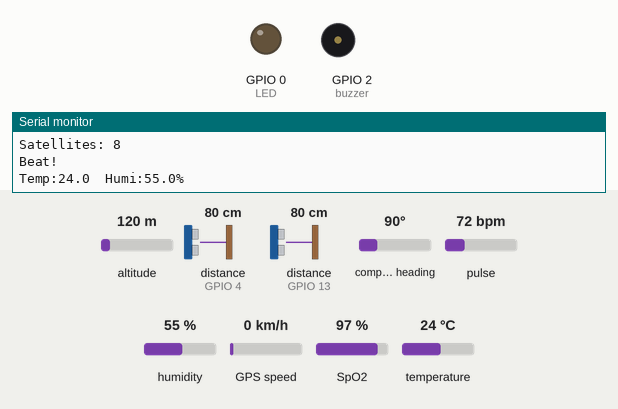
The sketch below on a simulated ESP32. Shown: output pins drawn as LEDs (lit = HIGH), buzzer (waves = sounding, pin HIGH), the last lines printed to the serial monitor. Wiring (inferred from the names in the program): 2 × ultrasonic range finder: trigger GPIO 5, echo GPIO 4 / trigger GPIO 15, echo GPIO 13. Inputs (shaded band) come from the test bench; at power-on: distance to the obstacle (sensors on GPIO 4, GPIO 13) 80 cm, altitude 120 m, compass heading 90°, pulse 72 bpm, humidity 55 %, GPS speed 0 km/h, SpO2 97 %, temperature 24 °C. The echo pulse lasts 58.3 µs per cm; WiFi joins after 1.5 s; servers stay silent unless stated; the GPS gets a fix after 3 s at 37.7749, -122.4194 with 8 satellites; pins used as bus, display or sensor lines are not drawn.

Above: at 8.4 s.
8.5 s: distance to the obstacle (sensor on GPIO 4) set to 34 cm
11.7 s: distance to the obstacle (sensor on GPIO 4) set to 28 cm
At 15.4 s:
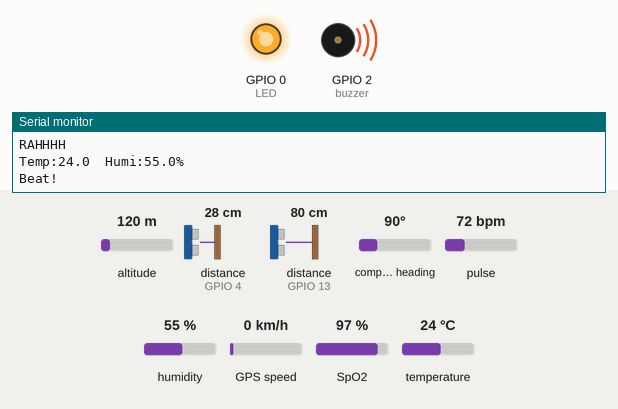
16.0 s: distance to the obstacle (sensor on GPIO 4) set to 120 cm
At 19.7 s:
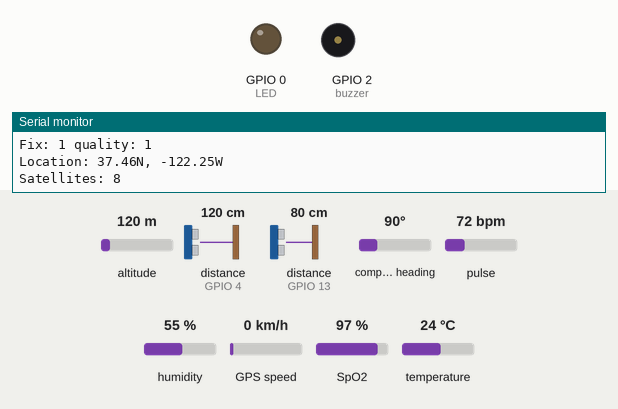
Timing chart, 0 to 21.2 s (numbered marks = the images above; inputs shaded):
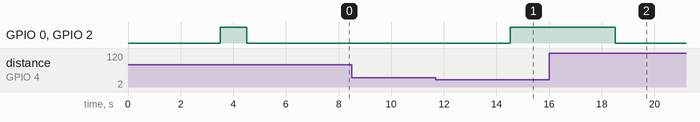

Measured:
- the behaviour switches between 31 and 30 cm on distance to the obstacle (sensor on GPIO 4) (found by bisection; images 0 and 1)
- after the input at 11.7 s, GPIO 0 (LED), GPIO 2 (buzzer): LOW → HIGH after 2.8 s
- after the input at 16.0 s, GPIO 0 (LED), GPIO 2 (buzzer): HIGH → LOW after 2.5 s

The sketch:

main.ino
```cpp
//PROGRAM TO TEST HEART RATE SENSOR AND ASYNCRONOUS DHT11


//libraries and header files needed
#include <WiFi.h>
#include "secrets.h"
#include "ThingSpeak.h" // always include thingspeak header file after other header files and custom macros
#include <WiFiClient.h>
#include <WebServer.h>
#include <ESPmDNS.h>

//asynchronous dht11
#include <Arduino.h>
#include "DHT_Async.h"
#define DHT_SENSOR_TYPE DHT_TYPE_11
static const int DHT_SENSOR_PIN = 18;
DHT_Async dht_sensor(DHT_SENSOR_PIN, DHT_SENSOR_TYPE);
float temperature;
float humidity;

//heart rate sensor
#include <Wire.h>
#include "MAX30100_PulseOximeter.h"
PulseOximeter pox;
float beat;


//gps files
#include <Adafruit_GPS.h>
#define GPSSerial Serial2
Adafruit_GPS GPS(&GPSSerial);
#define GPSECHO false


#define BAUDRATE 115200
#define REPORTING_PERIOD_MS 20000 //report to thingspeak every 20s
#define REPORTING_PERIOD_MS_THINGSPEAK 1000  // report to ThingSpeak every 20s

// Variables to store the duration and distance for ultrasonic sensors
long duration_1;
int distance_1; //for ultrasonic q

long duration_2;
int distance_2; //for ultrasonic 2

//variables to store dht11 readings
float temp;
float humi;

//variables for adding gps longitude and latitude to thingspeak
int lati_ts;
int longi_ts;

//for looping the main every 2 seconds
unsigned long previousMillis = 0; //execute the loop in void main only if the current time is - the last time readings were taken is greater than 2 seconds
const long interval = 1000; // Interval in milliseconds
uint32_t timer = millis();

//ssis and password for connecting esp32 to a network
const char* hs_ssid = "LaPhone"; //hot spot phone name
const char* hs_password = "password"; //hot spot phone password
char ssid[] = SECRET_SSID;   // your network SSID (name)
char pass[] = SECRET_PASS;   // your network password
int keyIndex = 0;            // your network key Index number (needed only for WEP)
WiFiClient  client;
WebServer server(80);


//needed for thingspeak
unsigned long myChannelNumber = SECRET_CH_ID;
const char * myWriteAPIKey = SECRET_WRITE_APIKEY;
uint32_t tsLastReport = 0; //4 byte unsigned int to time thingspeak 20s
uint32_t tsLastReportThingSpeak = 0;  //4 byte unsigned int to to time ThingSpeak 20s

//different header files relating to the different sections of my webpage
#include "about.h"
#include "demos.h"
#include "features.h"
#include "dht11.h"
#include "gps.h"

// Define the pins for the ultrasonic sensor
const int trigPin_1 = 15;
const int echoPin_1 = 13; //for ultrasonic 1, labeled with blue on board

const int trigPin_2 = 5;
const int echoPin_2 = 4; //for ultrasonic 2, labeled with red on board

const int buzzer = 2;
const int LED = 0;

//String myStatus;  //setting status on thingspeak(not used)

//Functions for passing dht11 readings into webpage using strings
/*
int getTemp() {//type int as i was practicing typecasting
  int temp_int = DHT.temperature;
  return temp_int;
}
String getHumi(){
  String humi_string = String(DHT.humidity);
  return humi_string;
}*/

//Making a tring out of longitude and latitude
String getLongi(){
  float longi_v1;// divide 100
  int longi_int;//takes out the integer
  float longi_dec;//takes out the decimal
  double longi_v2;//final longitude

  longi_v1 = GPS.longitude/100;
  longi_int = longi_v1;
  longi_dec = longi_v1 - longi_int;
  longi_dec = longi_dec/0.6;
  longi_v2 = longi_int + longi_dec;

  String longi = String(-longi_v2,2);
  return longi;
}

String getLati(){
  float lati_v1;// divide 100
  int lati_int;//takes out the integer
  float lati_dec;//takes out the decimal
  double lati_v2;//final latitude
  String lati;

  lati_v1 = GPS.latitude/100;
  lati_int = lati_v1;
  lati_dec = lati_v1 - lati_int;
  lati_dec = lati_dec/0.6;
  lati_v2 = lati_int + lati_dec;

  lati = String(lati_v2,2);
  return lati;
}

//String to get the Google maps location to a 5 metre tolerance,
//on the webpage we are able to click a link that takes us to the location on googlemaps
String getGoogle(){
  float lati_v1;// divide 100
  int lati_int;//takes out the integer
  float lati_dec;//takes out the decimal
  double lati_v2;//final latitude

  lati_v1 = GPS.latitude/100;
  lati_int = lati_v1;
  lati_dec = lati_v1 - lati_int;
  lati_dec = lati_dec/0.6;
  lati_v2 = lati_int + lati_dec;

  float longi_v1;// divide 100
  int longi_int;//takes out the integer
  float longi_dec;//takes out the decimal
  double longi_v2;//final longitude

  longi_v1 = GPS.longitude/100;
  longi_int = longi_v1;
  longi_dec = longi_v1 - longi_int;
  longi_dec = longi_dec/0.6;
  longi_v2 = longi_int + longi_dec;

  //we are concatenating the latitude and longitude to the https, so that we can access the link on google
  String googleMapsLink = "https://www.google.com/maps?q=";
  googleMapsLink += String(lati_v2,6);
  googleMapsLink += ",";
  googleMapsLink += String(-longi_v2,6);
  return googleMapsLink;
}

void handleRoot() {
Serial.println("GET /about");
  server.send(200, "text/html", htmlAbout);
}
 void handleDemos() {
Serial.println("GET /demos");
  server.send(200, "text/html", htmlDemos);
}
void handleFeatures() {
Serial.println("GET /features");
  server.send(200, "text/html", htmlFeatures);
}
void handleDHT11() {
Serial.println("GET /dht11");
String message = htmlDHT11 + dht_homePagePart1 /*+ String(getTemp()) */+ dht_homePagePart2 /*+getHumi() */+ dht_homePagePart3;
  server.send(200, "text/html", message);
}
void handleGPS(){
  Serial.println("GET /gps");

  //setting these new variables = to the functions above,
  //so we can add them to the iframe link i created.
  //this will let us view the map location on the webpage without clicking the link
  String lat = getLati();
  String lon = getLongi();

  String iframe = "<center> <iframe width=\"350\" height=\"250\" frameborder=\"0\" style=\"border:0\" referrerpolicy=\"no-referrer-when-downgrade\" src=\"https://www.google.com/maps/embed/v1/place?key=AIzaSyAn7COqk8b29M1GINRhM_fWCwLQpPkTsbI&zoom=14&q=" + lat + "," + lon + "\" allowfullscreen></iframe></center>";

  String message = htmlGPS + gps_homePagePart1 + getLati() + gps_homePagePart2 + getLongi() + gps_homePagePart3 + "<a href='" + getGoogle() + "'>" + gps_homePagePart4 + "</a><br><br>" + iframe +"<br><br>"+ gps_homePagePart5;
  server.send(200, "text/html", message);
}


void handleNotFound() {
  String message = "File Not Found\n\n";
  message += "URI: ";
  message += server.uri();
  message += "\nMethod: ";
  message += (server.method() == HTTP_GET) ? "GET" : "POST";
  message += "\nArguments: ";
  message += server.args();
  message += "\n";
  for (uint8_t i = 0; i < server.args(); i++) {
    message += " " + server.argName(i) + ": " + server.arg(i) + "\n";
  }
  server.send(404, "text/plain", message);
}


// Callback (registered below) fired when a pulse is detected
void onBeatDetected() {
  Serial.println("\nBeat!");

}

void setup(void) {
  Serial.begin(115200);

  delay(1000);
  WiFi.mode(WIFI_STA);
  ThingSpeak.begin(client);  // Initialize ThingSpeak
  WiFi.begin(hs_ssid, hs_password);
  Serial.println("");

  // Wait for connection
  while (WiFi.status() != WL_CONNECTED) {
    delay(500);
    Serial.print(".");
  }
  Serial.println("");
  Serial.print("Connected to ");
  Serial.println(hs_ssid);
  Serial.print("IP address: ");
  Serial.println(WiFi.localIP());

  if (MDNS.begin("esp32")) {
    Serial.println("MDNS responder started");
  }

  server.on("/", handleRoot);
  server.on("/demos", handleDemos);
  server.on("/features", handleFeatures);
  server.on("/dht11", handleDHT11);
  server.on("/gps", handleGPS);
  server.on("/inline", []() {
  server.send(200, "text/plain", "this works as well");
  });
  server.onNotFound(handleNotFound);

  server.begin();
  Serial.println("HTTP server started");

//configuring the different pins on the components as inputs or outputs
  pinMode(trigPin_1, OUTPUT);
  pinMode(echoPin_1, INPUT);

  pinMode(trigPin_2, OUTPUT);
  pinMode(echoPin_2, INPUT);

  pinMode(buzzer, OUTPUT);
  pinMode(LED, OUTPUT);


  // GPS
  Serial.println("Adafruit GPS library basic parsing test!");
  GPS.begin(9600);
  // uncomment this line to turn on RMC (recommended minimum) and GGA (fix data) including altitude
  GPS.sendCommand(PMTK_SET_NMEA_OUTPUT_RMCGGA);
  // uncomment this line to turn on only the "minimum recommended" data
  //GPS.sendCommand(PMTK_SET_NMEA_OUTPUT_RMCONLY);
  GPS.sendCommand(PMTK_SET_NMEA_UPDATE_1HZ); // 1 Hz update rate
  GPS.sendCommand(PGCMD_ANTENNA);
  delay(1000);
  GPSSerial.println(PMTK_Q_RELEASE);


  //heart rate sensor inititation
  // Register a callback for the beat detection
   Serial.print("Initializing pulse oximeter..");

  // Initialize the PulseOximeter instance
  // Failures are generally due to an improper I2C wiring, missing power supply
  // or wrong target chip
  if (!pox.begin()) {
    Serial.println("FAILED");
    for (;;)
      ;
  } else {
    Serial.println("SUCCESS");
  }
  pox.setOnBeatDetectedCallback(onBeatDetected);

}

/*
 * Poll for a measurement, keeping the state machine alive.  Returns
 * true if a measurement is available.
 */
static bool measure_environment(float* temperature, float* humidity) {
  static unsigned long measurement_timestamp = millis();

  /* Measure once every two seconds. */
  if (millis() - measurement_timestamp > 2000ul) {
    if (dht_sensor.measure(temperature, humidity)) {
      measurement_timestamp = millis();
      return (true);
    }
  }

  return (false);
}


void loop(void) {
  unsigned long currentMillis = millis();

  // Make sure to call update as fast as possible
  server.handleClient();
  pox.update();


if (millis() - tsLastReportThingSpeak > REPORTING_PERIOD_MS_THINGSPEAK ) {
  beat = pox.getHeartRate();
    Serial.print(beat);
  Serial.print("bpm / SpO2:");
  Serial.print(pox.getSpO2());
  Serial.println("%");
    Serial.println("RAHHHH");


    tsLastReportThingSpeak = millis();  //update the time stamp
}

  if (currentMillis - previousMillis >= interval) {
    // Save the last time we read the sensors
    previousMillis = currentMillis;
  /*
      // Measure distance for sensor 1
    ultraSonic(trigPin_1, echoPin_1, duration_1, distance_1);
    // Print the distance to the Serial Monitor
    Serial.print("\nDistance 1: ");
    Serial.print(distance_1);
    Serial.print(" cm  /  ");

    // Measure distance for sensor 2
    ultraSonic(trigPin_2, echoPin_2, duration_2, distance_2);
    // Print the distance to the Serial Monitor
    Serial.print("Distance 2: ");
    Serial.print(distance_2);
    Serial.println(" cm");*/


    // Control buzzer and LED
    controlBuzzer(distance_1, distance_2);
  }


   // read data from the GPS in the 'main loop'
  char c = GPS.read();
  // if you want to debug, this is a good time to do it!
  if (GPSECHO)
    if (c) Serial.print(c);
  // if a sentence is received, we can check the checksum, parse it...
  if (GPS.newNMEAreceived()) {
    // a tricky thing here is if we print the NMEA sentence, or data
    // we end up not listening and catching other sentences!
    // so be very wary if using OUTPUT_ALLDATA and trying to print out data
   // Serial.print(GPS.lastNMEA()); // this also sets the newNMEAreceived() flag to false
    if (!GPS.parse(GPS.lastNMEA())) // this also sets the newNMEAreceived() flag to false
      return; // we can fail to parse a sentence in which case we should just wait for another
  }
  // approximately every 2 seconds or so, print out the current stats
  if (millis() - timer > 2000) {

    // Measure distance for sensor 1
    ultraSonic(trigPin_1, echoPin_1, duration_1, distance_1);
    // Print the distance to the Serial Monitor
    Serial.print("\nDistance 1: ");
    Serial.print(distance_1);
    Serial.print(" cm  /  ");

    // Measure distance for sensor 2
    ultraSonic(trigPin_2, echoPin_2, duration_2, distance_2);
    // Print the distance to the Serial Monitor
    Serial.print("Distance 2: ");
    Serial.print(distance_2);
    Serial.println(" cm");


    timer = millis(); // reset the timer
    Serial.print("\nTime: ");
    if (GPS.hour < 10) { Serial.print('0'); }
    Serial.print(GPS.hour, DEC); Serial.print(':');
    if (GPS.minute < 10) { Serial.print('0'); }
    Serial.print(GPS.minute, DEC); Serial.print(':');
    if (GPS.seconds < 10) { Serial.print('0'); }
    Serial.print(GPS.seconds, DEC); Serial.print('.');
    if (GPS.milliseconds < 10) {
      Serial.print("00");
    } else if (GPS.milliseconds > 9 && GPS.milliseconds < 100) {
      Serial.print("0");
    }
    Serial.println(GPS.milliseconds);
    Serial.print("Date: ");
    Serial.print(GPS.day, DEC); Serial.print('/');
    Serial.print(GPS.month, DEC); Serial.print("/20");
    Serial.println(GPS.year, DEC);
    Serial.print("Fix: "); Serial.print((int)GPS.fix);
    Serial.print(" quality: "); Serial.println((int)GPS.fixquality);
    if (GPS.fix) {
      Serial.print("Location: ");
      Serial.print(GPS.latitude/100, 2); Serial.print(GPS.lat);
      Serial.print(", ");
      Serial.print(-GPS.longitude/100, 2); Serial.println(GPS.lon);
      //Serial.print("Speed (knots): "); Serial.println(GPS.speed);
      //Serial.print("Angle: "); Serial.println(GPS.angle);
     // Serial.print("Altitude: "); Serial.println(GPS.altitude);
      Serial.print("Satellites: "); Serial.println((int)GPS.satellites);

      //thingspeak values for longitude and latitude
      lati_ts = GPS.latitude/100;
      longi_ts = -GPS.longitude/100;

    }
  }


    if (measure_environment(&temperature, &humidity)) {
    Serial.print("\nTemp:");
    Serial.print(temperature, 1);
    Serial.print("  Humi:");
    Serial.print(humidity, 1);
    Serial.println("%");
  }


// Write to ThingSpeak. There are up to 8 fields in a channel, allowing you to store up to 8 different
  ThingSpeak.setField(1,temp);
  ThingSpeak.setField(2,humi);
  ThingSpeak.setField(3,lati_ts);
  ThingSpeak.setField(4,longi_ts);

   if (millis () - tsLastReport > REPORTING_PERIOD_MS)
 { pox.update();
  // pieces of information in a channel.  Here, we write to field all the fields.
  int x = ThingSpeak.writeFields(myChannelNumber, myWriteAPIKey);
  tsLastReport = millis();
  }

}


//fucntion allows for the 2 ultrasonics to be able to be read
void ultraSonic(int trig, int echo, long &duration, int &distance) {
  digitalWrite(trig, LOW);
  delayMicroseconds(2);
  digitalWrite(trig, HIGH);
  delayMicroseconds(10);
  digitalWrite(trig, LOW);
  duration = pulseIn(echo, HIGH);
  distance = duration * 0.0343 / 2;
}


void controlBuzzer(int dist_1, int dist_2) {
  if (dist_1 < 30 || dist_2 < 30) {
    digitalWrite(buzzer, HIGH);
    digitalWrite(LED, HIGH);
  } else {
    digitalWrite(buzzer, LOW);
    digitalWrite(LED, LOW);
  }
}
```

secrets.h
```cpp
// Use this file to store all of the private credentials
// and connection details

#define SECRET_SSID "LaPhone"		// replace MySSID with your WiFi network name
#define SECRET_PASS "password"	// replace MyPassword with your WiFi password

#define SECRET_CH_ID 2415187			// replace 0000000 with your channel number
#define SECRET_WRITE_APIKEY "0BLHF7BELS66B0QW"   // replace XYZ with your channel write API Key
```

Source omitted: about.h (8581 bytes), demos.h (8464 bytes), dht11.h (9804 bytes), features.h (9077 bytes), gps.h (9271 bytes)
